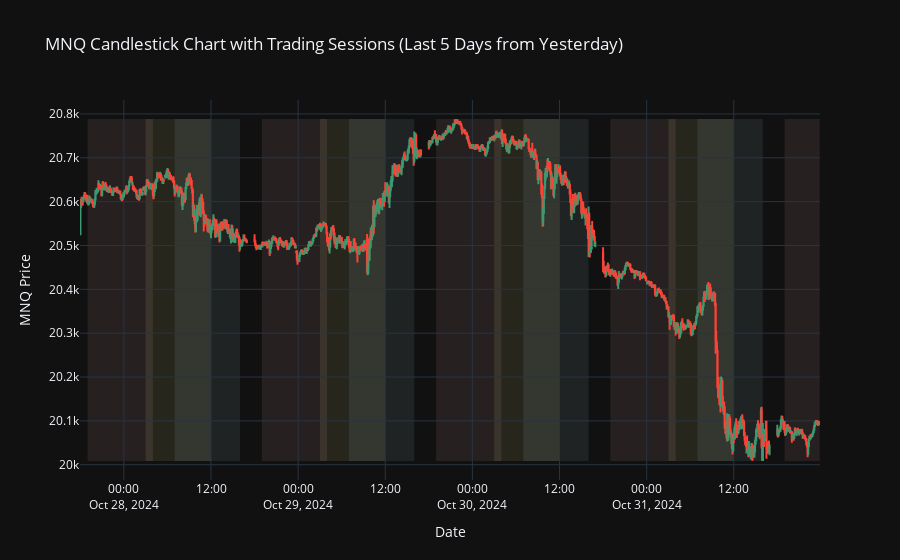

The notebook cell saved with this chart:
### Code cell
import pandas as pd
import plotly.graph_objs as go
from datetime import datetime, timedelta

end_date = (MNQ.index.max() - timedelta(days=1)).date()
start_date = end_date - timedelta(days=4)
mnq_last_5_days = MNQ[(MNQ.index.date >= start_date) & (MNQ.index.date <= end_date)]

sessions = {
    "Tokyo Session": ("19:00", "04:00"),
    "London Session": ("03:00", "12:00"),
    "New York Session": ("07:00", "16:00")
}
session_colors = {
    "Tokyo Session": 'rgba(255, 182, 193, 0.3)', 
    "London Session": 'rgba(255, 255, 153, 0.3)', 
    "New York Session": 'rgba(173, 216, 230, 0.3)'
}

fig = go.Figure(data=[go.Candlestick(
    x=mnq_last_5_days.index,
    open=mnq_last_5_days['Open'],
    high=mnq_last_5_days['High'],
    low=mnq_last_5_days['Low'],
    close=mnq_last_5_days['Close'],
    name='MNQ'
)])

data_start = mnq_last_5_days.index.min().tz_localize(None)
data_end = mnq_last_5_days.index.max().tz_localize(None)

for session_name, (start, end) in sessions.items():
    session_color = session_colors[session_name]
    current_date = start_date
    
    while current_date <= end_date:
        start_time = datetime.combine(current_date, datetime.strptime(start, "%H:%M").time())
        end_time = datetime.combine(current_date + timedelta(days=1 if end < start else 0), datetime.strptime(end, "%H:%M").time())
        
        if end_time >= data_start and start_time <= data_end:
            fig.add_shape(
                type="rect",
                x0=max(start_time, data_start),
                x1=min(end_time, data_end),
                y0=mnq_last_5_days['Low'].min(),
                y1=mnq_last_5_days['High'].max(),
                fillcolor=session_color,
                opacity=0.3,
                line_width=0,
                layer="below"
            )
        
        current_date += timedelta(days=1)

fig.update_layout(
    title="MNQ Candlestick Chart with Trading Sessions (Last 5 Days from Yesterday)",
    xaxis_title="Date",
    yaxis_title="MNQ Price",
    xaxis_rangeslider_visible=False,
    template="plotly_dark"
)

fig.show()

### Figure 1 — Plotly figure (JSON) as saved in the notebook; plotly's stock layout.template omitted (floating-point values rounded to 4 significant figures; data arrays with more than 128 entries replaced by an {"elided": "..."} marker saying what was removed)
{"data": [{"close": {"elided": "1167 float values"}, "high": {"elided": "1167 float values"}, "low": {"elided": "1167 float values"}, "name": "MNQ", "open": {"elided": "1167 float values"}, "type": "candlestick", "x": {"elided": "1167 str values"}}], "layout": {"shapes": [{"fillcolor": "rgba(255, 182, 193, 0.3)", "layer": "below", "line": {"width": 0}, "opacity": 0.3, "type": "rect", "x0": "2024-10-27T19:00:00", "x1": "2024-10-28T04:00:00", "y0": 20010.0, "y1": 20790.0}, {"fillcolor": "rgba(255, 182, 193, 0.3)", "layer": "below", "line": {"width": 0}, "opacity": 0.3, "type": "rect", "x0": "2024-10-28T19:00:00", "x1": "2024-10-29T04:00:00", "y0": 20010.0, "y1": 20790.0}, {"fillcolor": "rgba(255, 182, 193, 0.3)", "layer": "below", "line": {"width": 0}, "opacity": 0.3, "type": "rect", "x0": "2024-10-29T19:00:00", "x1": "2024-10-30T04:00:00", "y0": 20010.0, "y1": 20790.0}, {"fillcolor": "rgba(255, 182, 193, 0.3)", "layer": "below", "line": {"width": 0}, "opacity": 0.3, "type": "rect", "x0": "2024-10-30T19:00:00", "x1": "2024-10-31T04:00:00", "y0": 20010.0, "y1": 20790.0}, {"fillcolor": "rgba(255, 182, 193, 0.3)", "layer": "below", "line": {"width": 0}, "opacity": 0.3, "type": "rect", "x0": "2024-10-31T19:00:00", "x1": "2024-10-31T23:50:00", "y0": 20010.0, "y1": 20790.0}, {"fillcolor": "rgba(255, 255, 153, 0.3)", "layer": "below", "line": {"width": 0}, "opacity": 0.3, "type": "rect", "x0": "2024-10-28T03:00:00", "x1": "2024-10-28T12:00:00", "y0": 20010.0, "y1": 20790.0}, {"fillcolor": "rgba(255, 255, 153, 0.3)", "layer": "below", "line": {"width": 0}, "opacity": 0.3, "type": "rect", "x0": "2024-10-29T03:00:00", "x1": "2024-10-29T12:00:00", "y0": 20010.0, "y1": 20790.0}, {"fillcolor": "rgba(255, 255, 153, 0.3)", "layer": "below", "line": {"width": 0}, "opacity": 0.3, "type": "rect", "x0": "2024-10-30T03:00:00", "x1": "2024-10-30T12:00:00", "y0": 20010.0, "y1": 20790.0}, {"fillcolor": "rgba(255, 255, 153, 0.3)", "layer": "below", "line": {"width": 0}, "opacity": 0.3, "type": "rect", "x0": "2024-10-31T03:00:00", "x1": "2024-10-31T12:00:00", "y0": 20010.0, "y1": 20790.0}, {"fillcolor": "rgba(173, 216, 230, 0.3)", "layer": "below", "line": {"width": 0}, "opacity": 0.3, "type": "rect", "x0": "2024-10-28T07:00:00", "x1": "2024-10-28T16:00:00", "y0": 20010.0, "y1": 20790.0}, {"fillcolor": "rgba(173, 216, 230, 0.3)", "layer": "below", "line": {"width": 0}, "opacity": 0.3, "type": "rect", "x0": "2024-10-29T07:00:00", "x1": "2024-10-29T16:00:00", "y0": 20010.0, "y1": 20790.0}, {"fillcolor": "rgba(173, 216, 230, 0.3)", "layer": "below", "line": {"width": 0}, "opacity": 0.3, "type": "rect", "x0": "2024-10-30T07:00:00", "x1": "2024-10-30T16:00:00", "y0": 20010.0, "y1": 20790.0}, {"fillcolor": "rgba(173, 216, 230, 0.3)", "layer": "below", "line": {"width": 0}, "opacity": 0.3, "type": "rect", "x0": "2024-10-31T07:00:00", "x1": "2024-10-31T16:00:00", "y0": 20010.0, "y1": 20790.0}], "title": {"text": "MNQ Candlestick Chart with Trading Sessions (Last 5 Days from Yesterday)"}, "xaxis": {"rangeslider": {"visible": false}, "title": {"text": "Date"}}, "yaxis": {"title": {"text": "MNQ Price"}}}}
